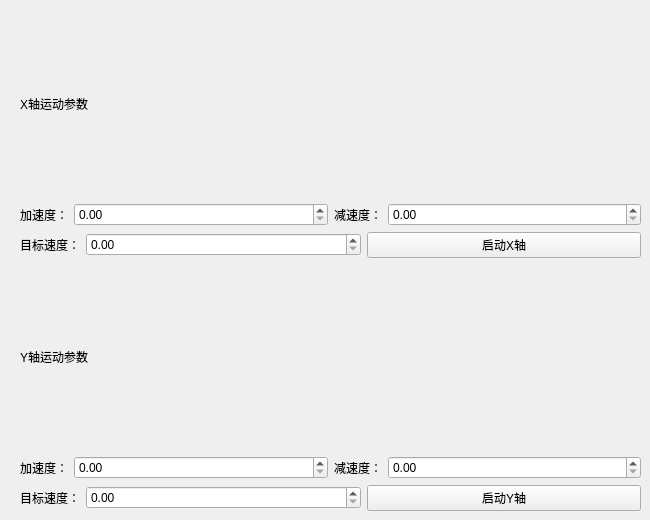
    <widget class="QWidget" name="tab_2">
     <attribute name="title">
      <string>Jog运动模式</string>
     </attribute>
     <widget class="QWidget" name="layoutWidget">
      <property name="geometry">
       <rect>
        <x>20</x>
        <y>10</y>
        <width>621</width>
        <height>501</height>
       </rect>
      </property>
      <layout class="QVBoxLayout" name="verticalLayout_2">
       <item>
        <widget class="QLabel" name="label_19">
         <property name="text">
          <string>X轴运动参数</string>
         </property>
        </widget>
       </item>
       <item>
        <layout class="QHBoxLayout" name="horizontalLayout_7">
         <item>
          <widget class="QLabel" name="label_20">
           <property name="sizePolicy">
            <sizepolicy hsizetype="Fixed" vsizetype="Preferred">
             <horstretch>0</horstretch>
             <verstretch>0</verstretch>
            </sizepolicy>
           </property>
           <property name="text">
            <string>加速度：</string>
           </property>
          </widget>
         </item>
         <item>
          <widget class="QDoubleSpinBox" name="SpinBoxJogAcc_X">
           <property name="sizePolicy">
            <sizepolicy hsizetype="Preferred" vsizetype="Fixed">
             <horstretch>0</horstretch>
             <verstretch>0</verstretch>
            </sizepolicy>
           </property>
          </widget>
         </item>
         <item>
          <widget class="QLabel" name="label_21">
           <property name="sizePolicy">
            <sizepolicy hsizetype="Fixed" vsizetype="Preferred">
             <horstretch>0</horstretch>
             <verstretch>0</verstretch>
            </sizepolicy>
           </property>
           <property name="text">
            <string>减速度：</string>
           </property>
          </widget>
         </item>
         <item>
          <widget class="QDoubleSpinBox" name="SpinBoxJogDec_X">
           <property name="sizePolicy">
            <sizepolicy hsizetype="Preferred" vsizetype="Fixed">
             <horstretch>0</horstretch>
             <verstretch>0</verstretch>
            </sizepolicy>
           </property>
          </widget>
         </item>
        </layout>
       </item>
       <item>
        <layout class="QHBoxLayout" name="horizontalLayout_8">
         <item>
          <widget class="QLabel" name="label_23">
           <property name="sizePolicy">
            <sizepolicy hsizetype="Fixed" vsizetype="Preferred">
             <horstretch>0</horstretch>
             <verstretch>0</verstretch>
            </sizepolicy>
           </property>
           <property name="text">
            <string>目标速度：</string>
           </property>
          </widget>
         </item>
         <item>
          <widget class="QDoubleSpinBox" name="SpinBoxJogVel_X"/>
         </item>
         <item>
          <widget class="QPushButton" name="btnJogUpdate_X">
           <property name="text">
            <string>启动X轴</string>
           </property>
          </widget>
         </item>
        </layout>
       </item>
       <item>
        <widget class="QLabel" name="label_25">
         <property name="text">
          <string>Y轴运动参数</string>
         </property>
        </widget>
       </item>
       <item>
        <layout class="QHBoxLayout" name="horizontalLayout_9">
         <item>
          <widget class="QLabel" name="label_26">
           <property name="sizePolicy">
            <sizepolicy hsizetype="Fixed" vsizetype="Preferred">
             <horstretch>0</horstretch>
             <verstretch>0</verstretch>
            </sizepolicy>
           </property>
           <property name="text">
            <string>加速度：</string>
           </property>
          </widget>
         </item>
         <item>
          <widget class="QDoubleSpinBox" name="SpinBoxJogAcc_Y"/>
         </item>
         <item>
          <widget class="QLabel" name="label_27">
           <property name="sizePolicy">
            <sizepolicy hsizetype="Fixed" vsizetype="Preferred">
             <horstretch>0</horstretch>
             <verstretch>0</verstretch>
            </sizepolicy>
           </property>
           <property name="text">
            <string>减速度：</string>
           </property>
          </widget>
         </item>
         <item>
          <widget class="QDoubleSpinBox" name="SpinBoxJogDec_Y"/>
         </item>
        </layout>
       </item>
       <item>
        <layout class="QHBoxLayout" name="horizontalLayout_10">
         <item>
          <widget class="QLabel" name="label_29">
           <property name="sizePolicy">
            <sizepolicy hsizetype="Fixed" vsizetype="Preferred">
             <horstretch>0</horstretch>
             <verstretch>0</verstretch>
            </sizepolicy>
           </property>
           <property name="text">
            <string>目标速度：</string>
           </property>
          </widget>
         </item>
         <item>
          <widget class="QDoubleSpinBox" name="SpinBoxJogVel_Y"/>
         </item>
         <item>
          <widget class="QPushButton" name="btnJogUpdate_Y">
           <property name="text">
            <string>启动Y轴</string>
           </property>
          </widget>
         </item>
        </layout>
       </item>
      </layout>
     </widget>
    </widget>
